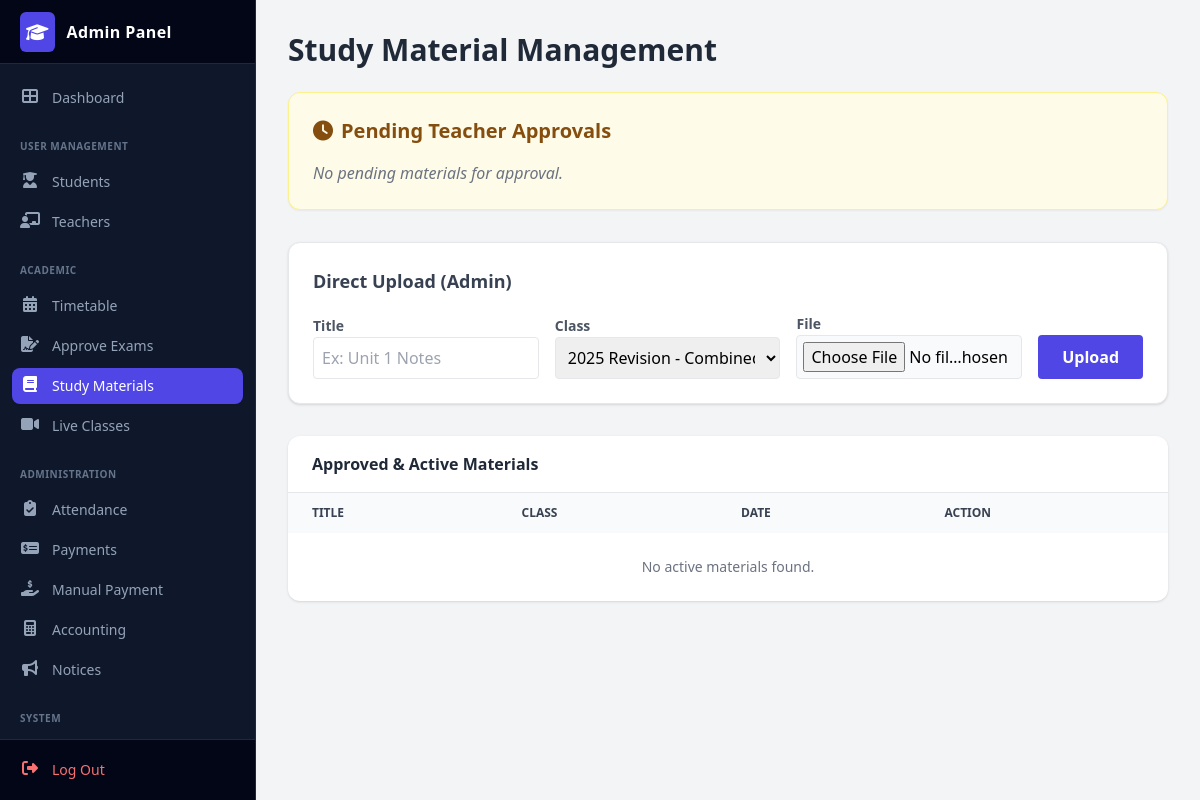
/admin/manage_study_materials.php (signed in), run on an earlier commit of the app's database.
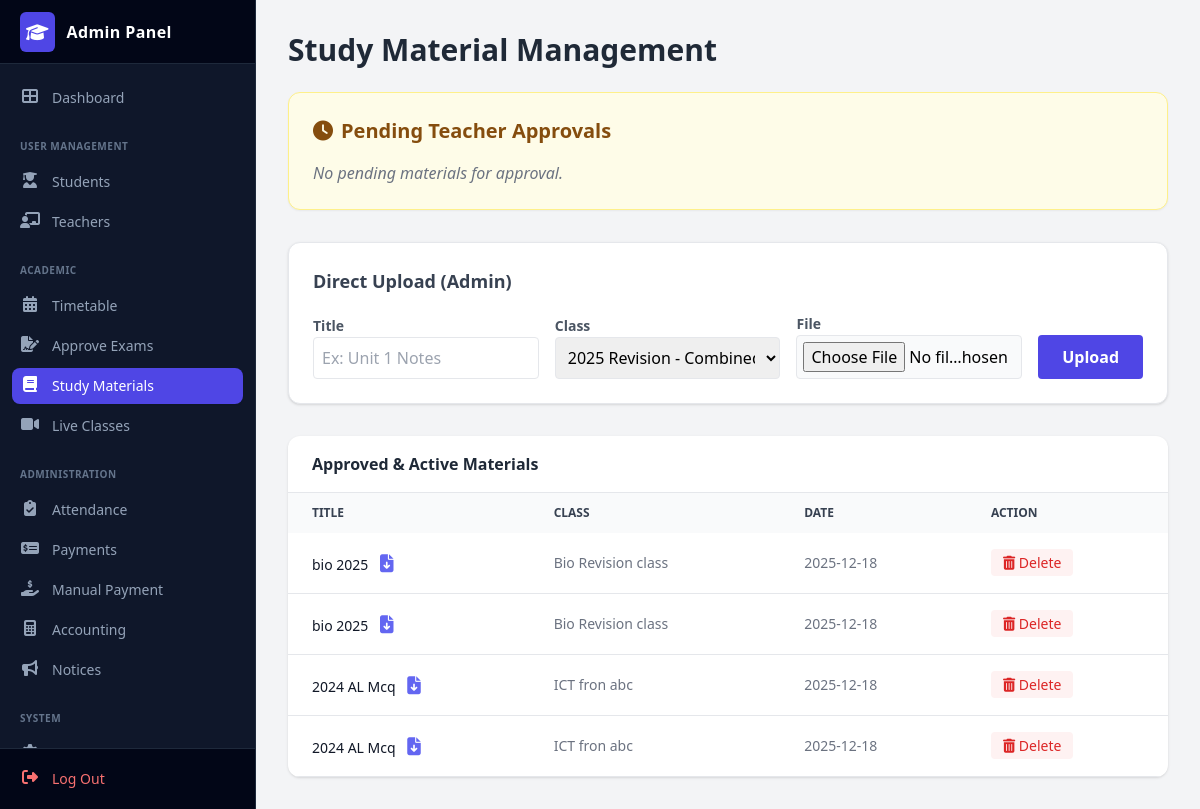
And on a later commit of the database.
### tables this page shows
CREATE TABLE `study_materials` (
  `material_id` int(11) NOT NULL,
  `title` varchar(255) NOT NULL,
  `class_id` int(11) NOT NULL,
  `file_path` varchar(255) NOT NULL,
  `uploaded_by` int(11) NOT NULL COMMENT 'Teacher ID or Admin ID',
  `uploaded_on` datetime NOT NULL DEFAULT current_timestamp(),
  `status` int(1) NOT NULL DEFAULT 0 COMMENT '0=Pending, 1=Approved, 2=Rejected'
);

CREATE TABLE `classes` (
  `class_id` int(11) NOT NULL,
  `class_name` varchar(100) NOT NULL,
  `stream` varchar(50) NOT NULL,
  `subject` varchar(50) NOT NULL,
  `teacher_name` varchar(100) DEFAULT NULL,
  `fee` decimal(10,2) NOT NULL,
  `day` varchar(20) DEFAULT NULL,
  `time` varchar(20) DEFAULT NULL,
  `status` tinyint(4) DEFAULT 1
);

### admin/manage_study_materials.php (the view, shortened to what this page needs)
<?php
include('db_con.php');
$pending_sql = "SELECT sm.*, c.class_name, t.full_name as teacher_name
                FROM study_materials sm
                JOIN classes c ON sm.class_id = c.class_id
                LEFT JOIN teachers t ON sm.uploaded_by = t.teacher_id
                WHERE sm.status = 0 ORDER BY sm.uploaded_on DESC";
$pending_res = $conn->query($pending_sql);
$active_sql = "SELECT sm.*, c.class_name FROM study_materials sm
               JOIN classes c ON sm.class_id = c.class_id
               WHERE sm.status = 1 ORDER BY sm.uploaded_on DESC";
$active_res = $conn->query($active_sql);
$classes = $conn->query("SELECT * FROM classes WHERE status=1");
?>
<!DOCTYPE html>
<html lang="en">
<head>
    <script src="https://cdn.tailwindcss.com"></script>
    <link rel="stylesheet" href="https://cdnjs.cloudflare.com/ajax/libs/font-awesome/6.4.0/css/all.min.css">
</head>
<body class="bg-gray-100 font-sans">
    <?php include('includes/sidebar.php'); ?>
    <div class="ml-64 p-8">
        <h2 class="text-3xl font-bold text-gray-800 mb-6">Study Material Management</h2>
        <div class="bg-yellow-50 border border-yellow-200 rounded-xl p-6 mb-8 shadow-sm">
            <h3 class="text-xl font-bold text-yellow-800 mb-4 flex items-center gap-2">
                <i class="fas fa-clock"></i> Pending Teacher Approvals
            </h3>
            <?php if ($pending_res->num_rows > 0): ?>
                <div class="overflow-x-auto bg-white rounded-lg shadow">
                    <table class="w-full text-sm text-left text-gray-500">
                        <thead class="text-xs text-gray-700 uppercase bg-gray-50">
                            <tr>
                                <th class="px-6 py-3">Material</th>
                                <th class="px-6 py-3">Class</th>
                                <th class="px-6 py-3">Teacher</th>
                                <th class="px-6 py-3">Action</th>
                            </tr>
                        </thead>
                        <tbody>
                            <?php while ($row = $pending_res->fetch_assoc()): ?>
                                <tr class="border-b hover:bg-gray-50">
                                    <td class="px-6 py-4 font-bold">
                                        <?php echo htmlspecialchars($row['title']); ?>
                                        <br>
                                        <a href="../<?php echo $row['file_path']; ?>" target="_blank" class="text-blue-500 text-xs underline">View File</a>
                                    </td>
                                    <td class="px-6 py-4"><?php echo htmlspecialchars($row['class_name']); ?></td>
                                    <td class="px-6 py-4"><?php echo htmlspecialchars($row['teacher_name'] ?? 'Admin/Unknown'); ?></td>
                                    <td class="px-6 py-4 flex gap-2">
                                        <a href="?action=approve&id=<?php echo $row['material_id']; ?>" class="bg-green-500 text-white px-3 py-1 rounded hover:bg-green-600">Approve</a>
                                        <a href="?action=reject&id=<?php echo $row['material_id']; ?>" class="bg-red-500 text-white px-3 py-1 rounded hover:bg-red-600" onclick="return confirm('Reject this material?');">Reject</a>
                                    </td>
                                </tr>
                            <?php endwhile; ?>
                        </tbody>
                    </table>
                </div>
            <?php else: ?>
                <p class="text-gray-500 italic">No pending materials for approval.</p>
            <?php endif; ?>
        </div>
        <div class="bg-white rounded-xl shadow p-6 mb-8 border border-gray-200">
            <h3 class="text-lg font-bold text-gray-700 mb-4">Direct Upload (Admin)</h3>
            <form method="POST" enctype="multipart/form-data" class="flex flex-col md:flex-row gap-4 items-end">
                <div class="w-full">
                    <label class="text-sm font-bold text-gray-600">Title</label>
                    <input type="text" name="material_title" class="w-full border p-2 rounded focus:ring-2 focus:ring-indigo-500" required placeholder="Ex: Unit 1 Notes">
                </div>
                <div class="w-full">
                    <label class="text-sm font-bold text-gray-600">Class</label>
                    <select name="class_id" class="w-full border p-2 rounded focus:ring-2 focus:ring-indigo-500" required>
                        <?php while ($c = $classes->fetch_assoc()) {
                            echo "<option value='{$c['class_id']}'>{$c['class_name']} - {$c['subject']}</option>";
                        } ?>
                    </select>
                </div>
                <div class="w-full">
                    <label class="text-sm font-bold text-gray-600">File</label>
                    <input type="file" name="material_file" class="w-full border p-1.5 rounded bg-gray-50" required>
                </div>
                <button type="submit" name="add_material" class="bg-indigo-600 text-white px-6 py-2.5 rounded font-bold hover:bg-indigo-700 transition">Upload</button>
            </form>
        </div>
        <div class="bg-white rounded-xl shadow overflow-hidden">
            <div class="px-6 py-4 border-b">
                <h3 class="font-bold text-gray-800">Approved & Active Materials</h3>
            </div>
            <div class="overflow-x-auto">
                <table class="w-full text-sm text-left text-gray-500">
                    <thead class="text-xs text-gray-700 uppercase bg-gray-50">
                        <tr>
                            <th class="px-6 py-3">Title</th>
                            <th class="px-6 py-3">Class</th>
                            <th class="px-6 py-3">Date</th>
                            <th class="px-6 py-3">Action</th>
                        </tr>
                    </thead>
                    <tbody>
                        <?php if ($active_res->num_rows > 0): ?>
                            <?php while ($row = $active_res->fetch_assoc()): ?>
                                <tr class="border-b hover:bg-gray-50">
                                    <td class="px-6 py-4 font-medium text-gray-900">
                                        <?php echo htmlspecialchars($row['title']); ?>
                                        <a href="../<?php echo $row['file_path']; ?>" target="_blank" class="ml-2 text-indigo-500 hover:text-indigo-700 text-lg" title="View/Download">
                                            <i class="fas fa-file-download"></i>
                                        </a>
                                    </td>
                                    <td class="px-6 py-4"><?php echo htmlspecialchars($row['class_name']); ?></td>
                                    <td class="px-6 py-4"><?php echo date('Y-m-d', strtotime($row['uploaded_on'])); ?></td>
                                    <td class="px-6 py-4">
                                        <a href="?action=delete&id=<?php echo $row['material_id']; ?>" onclick="return confirm('Are you sure you want to delete this file?')" class="text-red-600 hover:text-red-900 bg-red-50 px-3 py-1 rounded">
                                            <i class="fas fa-trash-alt"></i> Delete
                                        </a>
                                    </td>
                                </tr>
                            <?php endwhile; ?>
                        <?php else: ?>
                            <tr><td colspan="4" class="text-center py-6">No active materials found.</td></tr>
                        <?php endif; ?>
                    </tbody>
                </table>
            </div>
        </div>
    </div>
</body>
</html>

### admin/includes/sidebar.php (shortened to what this page needs)
<?php
function getAdminActive($page)
{
   $current_page = basename($_SERVER['PHP_SELF']);
   if ($current_page == $page) {
      return 'bg-indigo-600 text-white shadow-sm';
   } else {
      return 'text-slate-400 hover:bg-slate-800 hover:text-white';
   }
}
?>
<aside id="logo-sidebar"
   class="fixed top-0 left-0 z-40 w-64 h-screen transition-transform -translate-x-full bg-slate-900 border-r border-slate-800 sm:translate-x-0 flex flex-col font-sans"
   aria-label="Sidebar">
   <div class="h-16 flex items-center px-5 border-b border-slate-800 bg-slate-950">
      <a href="dashboard.php" class="flex items-center gap-3 group">
         <div class="p-1.5 bg-indigo-600 rounded-md group-hover:bg-indigo-500 transition-colors">
            <i class="fas fa-graduation-cap text-white text-lg"></i>
         </div>
         <span class="self-center text-base font-bold whitespace-nowrap text-white tracking-wide">Admin Panel</span>
      </a>
   </div>
   <div class="flex-1 px-3 py-4 overflow-y-auto custom-scrollbar">
      <ul class="space-y-1 font-medium">
         <li>
            <a href="dashboard.php"
               class="flex items-center p-2 rounded-lg transition-all duration-200 group <?php echo getAdminActive('dashboard.php'); ?>">
               <i class="fas fa-th-large w-5 h-5 transition duration-75 text-center"></i>
               <span class="ms-3 text-sm">Dashboard</span>
            </a>
         </li>
         <li class="pt-3 pb-1 px-2">
            <span class="text-[10px] font-bold text-slate-500 uppercase tracking-wider">User Management</span>
         </li>
         <li>
            <a href="student.php"
               class="flex items-center p-2 rounded-lg transition-all duration-200 group <?php echo getAdminActive('student.php'); ?>">
               <i class="fas fa-user-graduate w-5 h-5 transition duration-75 text-center"></i>
               <span class="ms-3 text-sm">Students</span>
            </a>
         </li>
         <li>
            <a href="teachers.php"
               class="flex items-center p-2 rounded-lg transition-all duration-200 group <?php echo getAdminActive('teachers.php'); ?>">
               <i class="fas fa-chalkboard-teacher w-5 h-5 transition duration-75 text-center"></i>
               <span class="ms-3 text-sm">Teachers</span>
            </a>
         </li>
         <li class="pt-3 pb-1 px-2">
            <span class="text-[10px] font-bold text-slate-500 uppercase tracking-wider">Academic</span>
         </li>
         <li>
            <a href="timetable.php"
               class="flex items-center p-2 rounded-lg transition-all duration-200 group <?php echo getAdminActive('timetable.php'); ?>">
               <i class="fas fa-calendar-alt w-5 h-5 transition duration-75 text-center"></i>
               <span class="ms-3 text-sm">Timetable</span>
            </a>
         </li>
         <li>
            <a href="approve_exams.php"
               class="flex items-center p-2 rounded-lg transition-all duration-200 group <?php echo getAdminActive('approve_exams.php'); ?>">
               <i class="fas fa-file-signature w-5 h-5 transition duration-75 text-center"></i>
               <span class="ms-3 text-sm">Approve Exams</span>
            </a>
         </li>
         <li>
            <a href="manage_study_materials.php"
               class="flex items-center p-2 rounded-lg transition-all duration-200 group <?php echo getAdminActive('manage_study_materials.php'); ?>">
               <i class="fas fa-book w-5 h-5 transition duration-75 text-center"></i>
               <span class="ms-3 text-sm">Study Materials</span>
            </a>
         </li>
         <li>
            <a href="manage_live_class.php"
               class="flex items-center p-2 rounded-lg transition-all duration-200 group <?php echo getAdminActive('manage_live_class.php'); ?>">
               <i class="fas fa-video w-5 h-5 transition duration-75 text-center"></i>
               <span class="ms-3 text-sm">Live Classes</span>
            </a>
         </li>
         <li class="pt-3 pb-1 px-2">
            <span class="text-[10px] font-bold text-slate-500 uppercase tracking-wider">Administration</span>
         </li>
         <li>
            <a href="mark_attendance.php"
               class="flex items-center p-2 rounded-lg transition-all duration-200 group <?php echo getAdminActive('mark_attendance.php'); ?>">
               <i class="fas fa-clipboard-check w-5 h-5 transition duration-75 text-center"></i>
               <span class="ms-3 text-sm">Attendance</span>
            </a>
         </li>
         <li>
            <a href="payments.php"
               class="flex items-center p-2 rounded-lg transition-all duration-200 group <?php echo getAdminActive('payments.php'); ?>">
               <i class="fas fa-money-check-alt w-5 h-5 transition duration-75 text-center"></i>
               <span class="ms-3 text-sm">Payments</span>
            </a>
         </li>
         <li>
            <a href="add_manual_payment.php"
               class="flex items-center p-2 rounded-lg transition-all duration-200 group <?php echo getAdminActive('add_manual_payment.php'); ?>">
               <i class="fas fa-hand-holding-usd w-5 h-5 transition duration-75 text-center"></i>
               <span class="ms-3 text-sm">Manual Payment</span>
            </a>
         </li>
         <li>
            <a href="accounting.php"
               class="flex items-center p-2 rounded-lg transition-all duration-200 group <?php echo getAdminActive('accounting.php'); ?>">
               <i class="fas fa-calculator w-5 h-5 transition duration-75 text-center"></i>
               <span class="ms-3 text-sm">Accounting</span>
            </a>
         </li>
         <li>
            <a href="manage_notices.php"
               class="flex items-center p-2 rounded-lg transition-all duration-200 group <?php echo getAdminActive('manage_notices.php'); ?>">
               <i class="fas fa-bullhorn w-5 h-5 transition duration-75 text-center"></i>
               <span class="ms-3 text-sm">Notices</span>
            </a>
         </li>
         <li class="pt-3 pb-1 px-2">
            <span class="text-[10px] font-bold text-slate-500 uppercase tracking-wider">System</span>
         </li>
         <li>
            <a href="settings.php"
               class="flex items-center p-2 rounded-lg transition-all duration-200 group <?php echo getAdminActive('settings.php'); ?>">
               <i class="fas fa-cog w-5 h-5 transition duration-75 text-center"></i>
               <span class="ms-3 text-sm">Settings</span>
            </a>
         </li>
      </ul>
   </div>
   <div class="p-3 border-t border-slate-800 bg-slate-950">
      <a href="logout.php"
         class="flex items-center p-2 text-red-400 rounded-lg hover:bg-red-500/10 hover:text-red-300 transition-all duration-200 group">
         <i class="fas fa-sign-out-alt w-5 h-5 text-center transition duration-75"></i>
         <span class="ms-3 text-sm font-medium">Log Out</span>
      </a>
   </div>
</aside>

What changed in the data, as far as the page shows it:
added study_materials: title "bio 2025", class.class_name "Bio Revision class", uploaded_on "2025-12-18"
added study_materials: title "bio 2025", class.class_name "Bio Revision class", uploaded_on "2025-12-18"
added study_materials: title "2024 AL Mcq", class.class_name "ICT fron abc", uploaded_on "2025-12-18"
added study_materials: title "2024 AL Mcq", class.class_name "ICT fron abc", uploaded_on "2025-12-18"
Also different on the page:
text no longer shown: "No active materials found."
